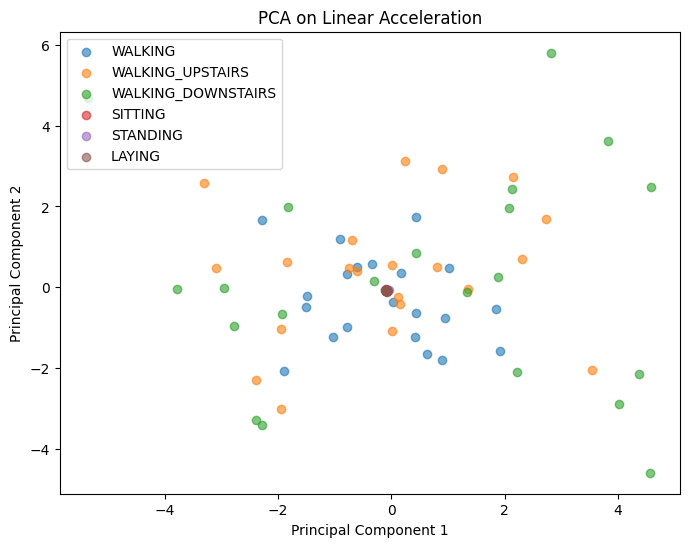
#> input picture Images/PCA_Linear_Acceleration.png, 689 x 547 px
$ jupyter execute --allow-errors HAR_EDA.ipynb
#> lines starting #> are read from the running program, lines starting #| are printed output that depends on the picture
# Running the CombineScript.py

[cell 1]
# Library imports
import pandas as pd
import numpy as np
import os

# Give the path of the test and train folder of UCI HAR Dataset
train_path = "./UCI HAR Dataset/train"
test_path = "./UCI HAR Dataset/test"

# Dictionary of activities. Provided by the dataset.
ACTIVITIES = {
    1: 'WALKING'            ,
    2: 'WALKING_UPSTAIRS'   ,
    3: 'WALKING_DOWNSTAIRS' ,
    4: 'SITTING'            ,
    5: 'STANDING'           ,
    6: 'LAYING'             ,
}

#=-=-=-=-=-=-=-=-=-=-=-=-=-=-=-=-=-=-=-==-=-=-=-=-=-=-=-=-=-=-=-=-=-=-=-=-=-=-=-=-=-=-=-=-=-=-=-=-=-=-=-=-=-=-=-=-=-=
                                        # Combining Traing Data
#=-=-=-=-=-=-=-=-=-=-=-=-=-=-=-=-=-=-=-==-=-=-=-=-=-=-=-=-=-=-=-=-=-=-=-=-=-=-=-=-=-=-=-=-=-=-=-=-=-=-=-=-=-=-=-=-=-=

# Load all the accelerometer data
#> (the rest of this cell did not finish here and is left out)

# Running the MakeDataset.py file

[cell 2]
# Library imports
from sklearn.model_selection import train_test_split
import pandas as pd
import numpy as np
import os

# Constants
time = 10
offset = 100
folders = ["LAYING","SITTING","STANDING","WALKING","WALKING_DOWNSTAIRS","WALKING_UPSTAIRS"]
classes = {"WALKING":1,"WALKING_UPSTAIRS":2,"WALKING_DOWNSTAIRS":3,"SITTING":4,"STANDING":5,"LAYING":6}

combined_dir = os.path.join("Combined")

#=-=-=-=-=-=-=-=-=-=-=-=-=-=-=-=-=-=-=-==-=-=-=-=-=-=-=-=-=-=-=-=-=-=-=-=-=-=-=-=-=-=-=-=-=-=-=-=-=-=-=-=-=-=-=-=-=-=
                                                # Train Dataset
#=-=-=-=-=-=-=-=-=-=-=-=-=-=-=-=-=-=-=-==-=-=-=-=-=-=-=-=-=-=-=-=-=-=-=-=-=-=-=-=-=-=-=-=-=-=-=-=-=-=-=-=-=-=-=-=-=-=

X_train=[]
y_train=[]
dataset_dir = os.path.join(combined_dir,"Train")

#> (the rest of this cell did not finish here and is left out)

#> (a cell that did not finish here is left out)

# Question 1:
Plot the waveform for one sample data from each activity class. Are you able to see any difference/similarities between the activities? You can plot a subplot having 6 columns to show differences/similarities between the activities. Do you think the model will be able to classify the activities based on the data? **[0.5 marks]**

[cell 4]
import matplotlib.pyplot as plt

#> (the rest of this cell did not finish here and is left out)

Yes, we are able to differentiate between activities. We can very clearly draw distinctions between dynamic activities like Walking and static activites like Standing/Laying etc. The dynamic activites have a very frantic accelaration changes while the static activities have a flat accelaration graph. It is a bit hard to distinguish the activites within the dynamic activites itself as all the three walking activites have very simillar graphs. Within the statics activities themselves, the standing activity can be figured out because it has the most static graph of all. The sitting action can also be distinguished due to its characteristic change in graph.
Yes, I think the model should be able to distinguish between the activities. The distinction between dynamic and static activities is very clear in the waveforms.
Even though the three walking activities are similar, their patterns are not identical. Static activities, especially LAYING, are easily separable due to its flat graph.

# Question 2
Do you think we need a machine learning model to differentiate between static activities (laying, sitting, standing) and dynamic activities(walking, walking_downstairs, walking_upstairs)? Look at the linear acceleration $(acc_x^2+acc_y^2+acc_z^2)$ for each activity and justify your answer. **[0.5 marks]**

[cell 5]
import matplotlib.pyplot as plt

fig, axes = plt.subplots(3, 2, figsize=(14, 12))

all_lin_acc = []
#> (the rest of this cell did not finish here and is left out)

Looking at the plots, no it's not needed to make a machine learning model to distinguish between static and dynamic activities. Static activities will show you next to zero fluctuation in the accelaration plot while the dynamic activities will have a lot of fluctuations and changes.

# Question 3
3. Visualize the data using PCA. **[1 marks]**
    * Use PCA (Principal Component Analysis) on Total Acceleration $(acc_x^2+acc_y^2+acc_z^2)$ to compress the acceleration timeseries into two features and plot a scatter plot to visualize different class of activities.
    *  Next, use [TSFEL](https://tsfel.readthedocs.io/en/latest/) ([a featurizer library](https://github.com/fraunhoferportugal/tsfel)) to create features (your choice which ones you feel are useful) and then perform PCA to obtain two features. Plot a scatter plot to visualize different class of activities.
    *  Now use the features provided by the dataset and perform PCA to obtain two features. Plot a scatter plot to visualize different class of activities.
    *  Compare the results of PCA on Total Acceleration, TSFEL and the dataset features. Which method do you think is better for visualizing the data?

## 1)

[cell 6]
from sklearn.decomposition import PCA
from sklearn.preprocessing import StandardScaler

#> (the rest of this cell did not finish here and is left out)

## 2)

[cell 7]
import tsfel

#> (the rest of this cell did not finish here and is left out)

## 3)

[cell 8]
x_train_path = "UCI HAR Dataset/train/X_train.txt"
y_train_path = "UCI HAR Dataset/train/y_train.txt"
features_path = "UCI HAR Dataset/features.txt"

#> (the rest of this cell did not finish here and is left out)

## 4)

[cell 9]
fig, axes = plt.subplots(1, 3, figsize=(20, 10))
axes = axes.flatten()

plt.subplot(1, 3, 1)
img1 = plt.imread('./Images/PCA_Linear_Acceleration.png')
#> img1 is the input picture: shape (547, 689, 4) float32; mean R, G, B, A 0.978, 0.979, 0.977, 1
plt.imshow(img1)
plt.axis('off')

plt.subplot(1, 3, 2)
img2 = plt.imread('./Images/PCA_TSFEL_Data.png')
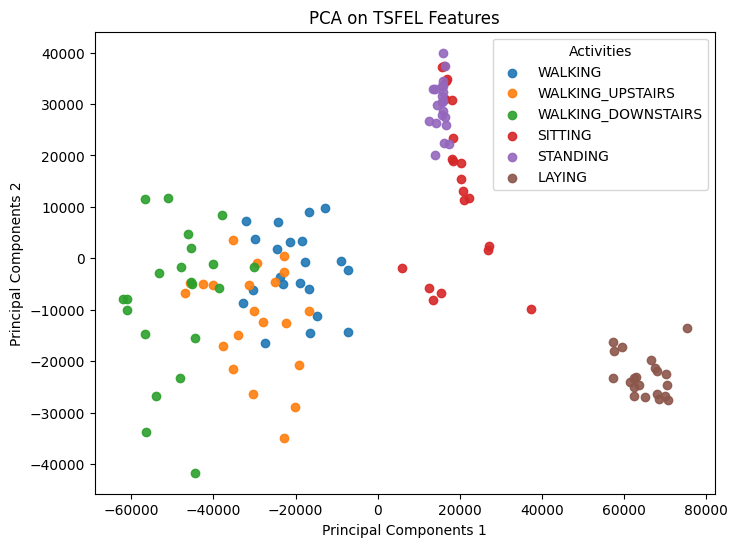
#> input picture Images/PCA_TSFEL_Data.png, 737 x 547 px
#> img2 is the input picture: shape (547, 737, 4) float32; mean R, G, B, A 0.97, 0.968, 0.966, 1
plt.imshow(img2)
plt.axis('off')

plt.subplot(1, 3, 3)
img3 = plt.imread('./Images/PCA_UCI_Data.png')
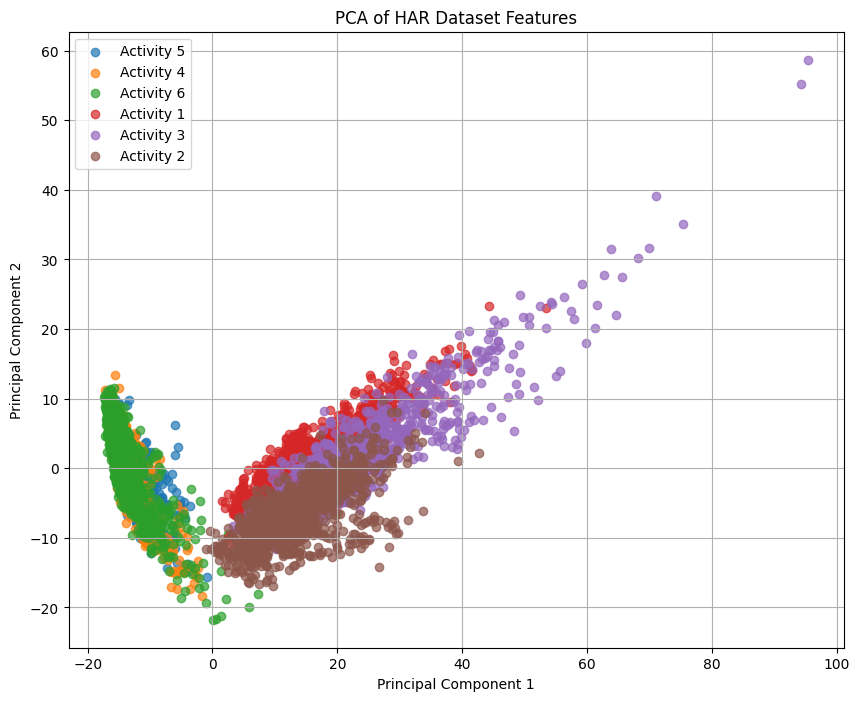
#> input picture Images/PCA_UCI_Data.png, 859 x 701 px
#> img3 is the input picture: shape (701, 859, 4) float32; mean R, G, B, A 0.949, 0.94, 0.938, 1
plt.imshow(img3)
plt.axis('off')

plt.tight_layout(h_pad=0.25)
plt.show()
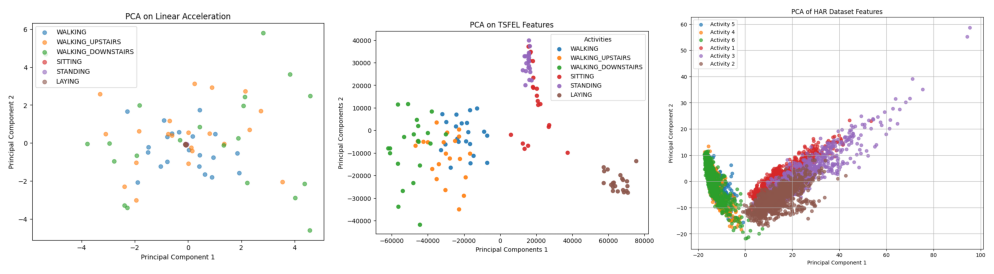
#> figure drawn by matplotlib, 3 panels
